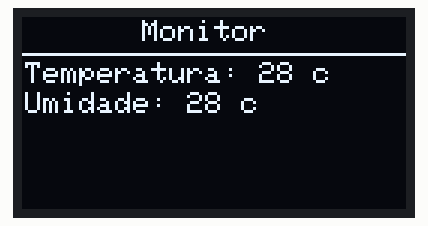
Simulated run of this sketch. Board: Arduino Uno, built with avr-gcc and run on an emulated ATmega328P. Parts: 128×64 one-colour display.

Above: at 0.1 s.

The sketch:

test_display_oled.ino
```cpp
#include <Wire.h> //INCLUSÃO DE BIBLIOTECA
#include <Adafruit_GFX.h> //INCLUSÃO DE BIBLIOTECA
#include <Adafruit_SSD1306.h> //INCLUSÃO DE BIBLIOTECA

Adafruit_SSD1306 display = Adafruit_SSD1306(); //OBJETO DO TIPO Adafruit_SSD1306

void setup(){
  Wire.begin(); //INICIALIZA A BIBLIOTECA WIRE
  display.begin(SSD1306_SWITCHCAPVCC, 0x3C); //INICIALIZA O DISPLAY COM ENDEREÇO I2C 0x3C
  display.setTextColor(WHITE); //DEFINE A COR DO TEXTO
  display.setTextSize(1); //DEFINE O TAMANHO DA FONTE DO TEXTO
  display.clearDisplay(); //LIMPA AS INFORMAÇÕES DO DISPLAY
}
void loop() {
  display.setCursor(40,1); //POSIÇÃO EM QUE O CURSOR IRÁ FAZER A ESCRITA
  display.print("Monitor "); //ESCREVE O TEXTO NO DISPLAY
  display.display(); //EFETIVA A ESCRITA NO DISPLAY
  display.drawLine(0, 12, 127, 12, 1);
  display.setCursor(1,15); //POSIÇÃO EM QUE O CURSOR IRÁ FAZER A ESCRITA
  display.print("Temperatura: 28 c"); //ESCREVE O TEXTO NO DISPLAY
  display.setCursor(1,25); //POSIÇÃO EM QUE O CURSOR IRÁ FAZER A ESCRITA
  display.print("Umidade: 28 c"); //ESCREVE O TEXTO NO DISPLAY
  display.display(); //EFETIVA A ESCRITA NO DISPLAY
}
```
